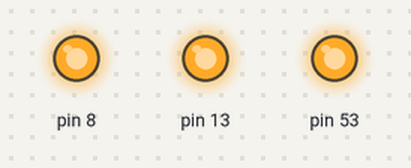
Bench run of a sketch on a simulated Arduino Mega 2560, built with avr-gcc and run on an emulated ATmega2560. Shown: output pins drawn as LEDs (lit = HIGH).

Above: at 1.0 s.
At 3.0 s:
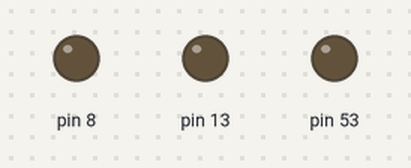
Timing chart, 0 to 5.2 s (numbered marks = the images above):
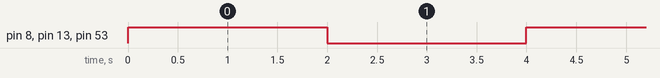

Measured:
- by itself, pin 8, pin 13, pin 53: alternates HIGH for 2.0 s and LOW for 2.0 s

The sketch:

Robian_Sample_Class.ino
```cpp
void setup() {
  // put your setup code here, to run once:
pinMode(13, OUTPUT);
pinMode(8, OUTPUT);
pinMode(53, OUTPUT);
}

void loop()
{

  // put your main code here, to run repeatedly:

digitalWrite(13, HIGH);

digitalWrite(53, HIGH);

digitalWrite(8, HIGH);

delay(2000);

digitalWrite(13, LOW);
digitalWrite(53, LOW);
digitalWrite(8, LOW);
delay(2000);


}
```
